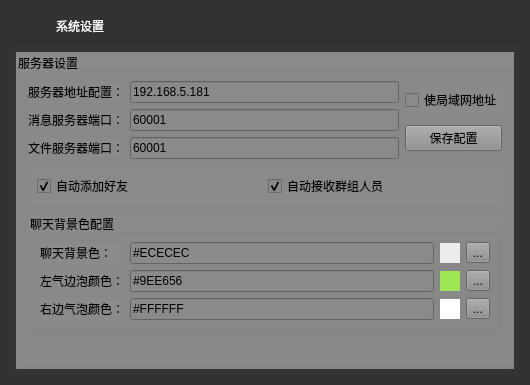
<?xml version="1.0" encoding="UTF-8"?>
<ui version="4.0">
 <class>SystemSetting</class>
 <widget class="QWidget" name="SystemSetting">
  <property name="geometry">
   <rect>
    <x>0</x>
    <y>0</y>
    <width>530</width>
    <height>385</height>
   </rect>
  </property>
  <property name="windowTitle">
   <string>Form</string>
  </property>
  <property name="styleSheet">
   <string notr="true">background-color: rgb(50, 50, 50);</string>
  </property>
  <layout class="QGridLayout" name="gridLayout_2">
   <item row="0" column="0">
    <widget class="QWidget" name="widgetWinTitle" native="true">
     <property name="minimumSize">
      <size>
       <width>0</width>
       <height>30</height>
      </size>
     </property>
     <property name="maximumSize">
      <size>
       <width>16777215</width>
       <height>30</height>
      </size>
     </property>
     <layout class="QHBoxLayout" name="horizontalLayout_2" stretch="0,1">
      <property name="spacing">
       <number>5</number>
      </property>
      <property name="leftMargin">
       <number>10</number>
      </property>
      <property name="topMargin">
       <number>0</number>
      </property>
      <property name="rightMargin">
       <number>0</number>
      </property>
      <property name="bottomMargin">
       <number>0</number>
      </property>
      <item>
       <widget class="QLabel" name="labelWinIcon">
        <property name="minimumSize">
         <size>
          <width>30</width>
          <height>30</height>
         </size>
        </property>
        <property name="maximumSize">
         <size>
          <width>30</width>
          <height>30</height>
         </size>
        </property>
        <property name="styleSheet">
         <string notr="true">border-image: url(:/res/common/ic_login_cfg.png);</string>
        </property>
        <property name="text">
         <string/>
        </property>
        <property name="pixmap">
         <pixmap resource="../../../MyChart/ChatClient/images.qrc">:/resource/common/ic_setting.png</pixmap>
        </property>
       </widget>
      </item>
      <item>
       <widget class="QLabel" name="labelWinTitle">
        <property name="styleSheet">
         <string notr="true">color: #FFFFFF;</string>
        </property>
        <property name="text">
         <string>系统设置</string>
        </property>
       </widget>
      </item>
     </layout>
    </widget>
   </item>
   <item row="1" column="0">
    <widget class="QWidget" name="widgetBody" native="true">
     <property name="styleSheet">
      <string notr="true">background-color: rgb(52, 52, 52);</string>
     </property>
     <layout class="QVBoxLayout" name="verticalLayout_2">
      <property name="leftMargin">
       <number>5</number>
      </property>
      <property name="topMargin">
       <number>5</number>
      </property>
      <property name="rightMargin">
       <number>5</number>
      </property>
      <property name="bottomMargin">
       <number>5</number>
      </property>
      <item>
       <widget class="QGroupBox" name="groupBox">
        <property name="styleSheet">
         <string notr="true">background-color: rgb(138, 138, 138);</string>
        </property>
        <property name="title">
         <string>服务器设置</string>
        </property>
        <layout class="QVBoxLayout" name="verticalLayout_4">
         <item>
          <layout class="QHBoxLayout" name="horizontalLayout">
           <item>
            <layout class="QFormLayout" name="formLayout">
             <item row="0" column="0">
              <widget class="QLabel" name="label">
               <property name="text">
                <string>服务器地址配置：</string>
               </property>
              </widget>
             </item>
             <item row="0" column="1">
              <widget class="QLineEdit" name="lineEditHostAddr">
               <property name="text">
                <string>192.168.5.181</string>
               </property>
              </widget>
             </item>
             <item row="1" column="0">
              <widget class="QLabel" name="label_2">
               <property name="text">
                <string>消息服务器端口：</string>
               </property>
              </widget>
             </item>
             <item row="1" column="1">
              <widget class="QLineEdit" name="lineEditHostMsgPort">
               <property name="text">
                <string>60001</string>
               </property>
              </widget>
             </item>
             <item row="2" column="0">
              <widget class="QLabel" name="label_3">
               <property name="text">
                <string>文件服务器端口：</string>
               </property>
              </widget>
             </item>
             <item row="2" column="1">
              <widget class="QLineEdit" name="lineEditHostFilePort">
               <property name="text">
                <string>60001</string>
               </property>
              </widget>
             </item>
            </layout>
           </item>
           <item>
            <layout class="QVBoxLayout" name="verticalLayout_3">
             <item>
              <widget class="QCheckBox" name="checkBoxLocalHost">
               <property name="text">
                <string>使局域网地址</string>
               </property>
              </widget>
             </item>
             <item>
              <widget class="QPushButton" name="btnSaveSetting">
               <property name="text">
                <string>保存配置</string>
               </property>
              </widget>
             </item>
            </layout>
           </item>
          </layout>
         </item>
         <item>
          <widget class="QWidget" name="widget" native="true">
           <layout class="QHBoxLayout" name="horizontalLayout_3">
            <item>
             <widget class="QCheckBox" name="checkBox">
              <property name="text">
               <string>自动添加好友</string>
              </property>
              <property name="checked">
               <bool>true</bool>
              </property>
             </widget>
            </item>
            <item>
             <widget class="QCheckBox" name="checkBox_2">
              <property name="text">
               <string>自动接收群组人员</string>
              </property>
              <property name="checked">
               <bool>true</bool>
              </property>
             </widget>
            </item>
           </layout>
          </widget>
         </item>
         <item>
          <widget class="QGroupBox" name="groupBox_2">
           <property name="title">
            <string>聊天背景色配置</string>
           </property>
           <layout class="QVBoxLayout" name="verticalLayout_5">
            <item>
             <layout class="QGridLayout" name="gridLayout">
              <item row="1" column="3">
               <widget class="QToolButton" name="toolBtnLeftClr">
                <property name="text">
                 <string>...</string>
                </property>
               </widget>
              </item>
              <item row="2" column="3">
               <widget class="QToolButton" name="toolBtnClr">
                <property name="text">
                 <string>...</string>
                </property>
               </widget>
              </item>
              <item row="0" column="3">
               <widget class="QToolButton" name="toolButton">
                <property name="text">
                 <string>...</string>
                </property>
               </widget>
              </item>
              <item row="2" column="1">
               <widget class="QLineEdit" name="lineEditRightBubble">
                <property name="text">
                 <string>#FFFFFF</string>
                </property>
                <property name="readOnly">
                 <bool>true</bool>
                </property>
               </widget>
              </item>
              <item row="0" column="0">
               <widget class="QLabel" name="label_6">
                <property name="text">
                 <string>聊天背景色：</string>
                </property>
               </widget>
              </item>
              <item row="1" column="0">
               <widget class="QLabel" name="label_4">
                <property name="text">
                 <string>左气边泡颜色：</string>
                </property>
               </widget>
              </item>
              <item row="1" column="1">
               <widget class="QLineEdit" name="lineEditLeftBubble">
                <property name="text">
                 <string>#9EE656</string>
                </property>
                <property name="readOnly">
                 <bool>true</bool>
                </property>
               </widget>
              </item>
              <item row="0" column="1">
               <widget class="QLineEdit" name="lineEditClrBackground">
                <property name="text">
                 <string>#ECECEC</string>
                </property>
                <property name="readOnly">
                 <bool>true</bool>
                </property>
               </widget>
              </item>
              <item row="2" column="0">
               <widget class="QLabel" name="label_5">
                <property name="text">
                 <string>右边气泡颜色：</string>
                </property>
               </widget>
              </item>
              <item row="0" column="2">
               <widget class="QLabel" name="labelBackground">
                <property name="minimumSize">
                 <size>
                  <width>20</width>
                  <height>20</height>
                 </size>
                </property>
                <property name="maximumSize">
                 <size>
                  <width>20</width>
                  <height>20</height>
                 </size>
                </property>
                <property name="styleSheet">
                 <string notr="true">background-color: #ECECEC;</string>
                </property>
                <property name="text">
                 <string/>
                </property>
               </widget>
              </item>
              <item row="1" column="2">
               <widget class="QLabel" name="labelLeftBubbleClr">
                <property name="minimumSize">
                 <size>
                  <width>20</width>
                  <height>20</height>
                 </size>
                </property>
                <property name="maximumSize">
                 <size>
                  <width>20</width>
                  <height>20</height>
                 </size>
                </property>
                <property name="styleSheet">
                 <string notr="true">background-color: #9EE656;</string>
                </property>
                <property name="text">
                 <string/>
                </property>
               </widget>
              </item>
              <item row="2" column="2">
               <widget class="QLabel" name="labelRightBubbleClr">
                <property name="minimumSize">
                 <size>
                  <width>20</width>
                  <height>20</height>
                 </size>
                </property>
                <property name="maximumSize">
                 <size>
                  <width>20</width>
                  <height>20</height>
                 </size>
                </property>
                <property name="styleSheet">
                 <string notr="true">background-color:#FFFFFF;</string>
                </property>
                <property name="text">
                 <string/>
                </property>
               </widget>
              </item>
             </layout>
            </item>
           </layout>
          </widget>
         </item>
         <item>
          <spacer name="verticalSpacer">
           <property name="orientation">
            <enum>Qt::Vertical</enum>
           </property>
           <property name="sizeHint" stdset="0">
            <size>
             <width>20</width>
             <height>157</height>
            </size>
           </property>
          </spacer>
         </item>
        </layout>
       </widget>
      </item>
     </layout>
    </widget>
   </item>
  </layout>
 </widget>
 <resources>
  <include location="../../../MyChart/ChatClient/images.qrc"/>
 </resources>
 <connections/>
</ui>
